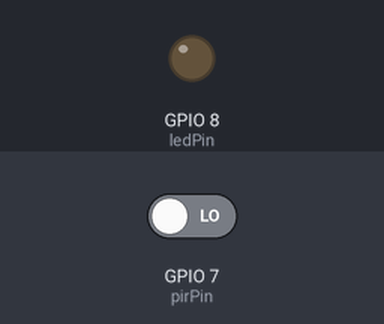
The sketch below on a simulated ESP32-S3. Parts: output pins drawn as LEDs (lit = HIGH). Inputs (shaded band) come from the test bench; at power-on: GPIO 7 (pirPin) LOW. WiFi joins after 1.5 s; servers stay silent unless stated; uploads are accepted with an empty reply; what the sketch prints to the serial monitor is not drawn.

Above: at 0.6 s.
At 5.2 s:
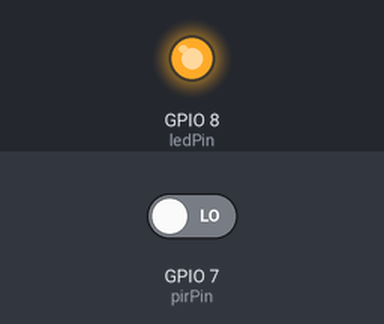
5.3 s: GPIO 7 (pirPin) driven HIGH
7.0 s: GPIO 7 (pirPin) driven LOW
Timing chart, 0 to 10.0 s (numbered marks = the images above; inputs shaded):
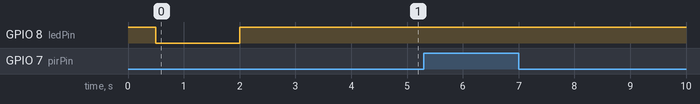

Measured:
- after the input at 5.3 s, every drawn part: stays the same
- after the input at 7.0 s, every drawn part: stays the same

The sketch:

guetnacht_sensor.ino
```cpp
/*
 * Projekt: GuetNacht - Baby Sleep Tracker
 * Modul: Interaktive Medien 4 (FH Graubünden)
 * Team Physical Computing: Ali Tas, Naim El Amri Fernandez
 * Beschreibung: ESP32 liest PIR-Sensor (SR602) aus und sendet Status via HTTP POST an eine WebApp.
 * LED dient als visuelles System-Feedback.
 */

#include <WiFi.h>
#include <HTTPClient.h>

// --- 1. WLAN & Server Konfiguration ---
const char* ssid = "REPLACE_WITH_SSID";                                 // SSID (Name) des lokalen WLAN-Netzwerks
const char* password = "REPLACE_WITH_PASSWORD";                         // Passwort des lokalen WLAN-Netzwerks
const char* serverUrl = "REPLACE_WITH_URL"; // Ziel-API der WebApp zur Datenannahme

// --- 2. Projekt Spezifikationen ---
const int babyId = 8;           // Eindeutige ID des Kindes/Bettes, um die Daten in der Datenbank richtig zuzuordnen

// --- 3. Hardware Konfiguration ---
const int pirPin = 7;           // Pin für den digitalen Eingang des PIR-Sensors (erfasst Bewegung)
const int ledPin = 8;           // Pin für die Status-LED (visuelles Feedback für aktive System- und Serververbindung)

int pirStatus = 0;              // Speichert den aktuell gemessenen Zustand des PIR-Sensors (1 = Bewegung, 0 = Ruhe)
int letzterPirStatus = 0;       // Speichert den vorherigen Sensorzustand, um nur Statusänderungen zu loggen (Flankenerkennung)

// NEU: Variable speichert, ob der letzte Server-Kontakt erfolgreich war
bool letzteVerbindungOK = true; // Hilfsvariable für die LED-Logik: Speichert ab, ob der Server auf den letzten Sendeversuch reagiert hat

// Timer-Variablen für den regelmässigen WLAN-Check
unsigned long letzterWlanCheck = 0;   // Speichert den Zeitpunkt der letzten Verbindungsprüfung (in Millisekunden)
const long wlanCheckIntervall = 2000; // Alle 2000 Millisekunden (2 Sekunden) prüfen, ohne das System zu blockieren

// Initialisiert die Hardware-Pins, startet die serielle Kommunikation und verbindet den ESP32 mit dem WLAN.
void setup() {
  Serial.begin(115200);         // Startet die serielle Konsole für Debug-Ausgaben (mit 115200 Baud)
  pinMode(pirPin, INPUT);       // Konfiguriert den Sensor-Pin als Eingang zum Auslesen der Bewegungsdaten

  pinMode(ledPin, OUTPUT);      // Konfiguriert den LED-Pin als Ausgang zur Ansteuerung des Lämpchens

  // LED beim Start kurz anschalten als Hardware-Test
  digitalWrite(ledPin, HIGH);   // LED leuchtet auf
  delay(500);                   // Wartet eine halbe Sekunde
  digitalWrite(ledPin, LOW);    // LED erlischt wieder

  Serial.println();
  Serial.print("Verbinde mit WLAN: ");
  Serial.println(ssid);
  WiFi.begin(ssid, password);   // Leitet den Verbindungsaufbau zum WLAN-Router ein

  // Warteschleife: Blockiert den Programmfluss solange, bis der ESP32 eine IP-Adresse erhalten hat
  while (WiFi.status() != WL_CONNECTED) {
    delay(500);
    Serial.print(".");
  }

  Serial.println("\n✅ WLAN erfolgreich verbunden!");
  Serial.print("IP-Adresse: ");
  Serial.println(WiFi.localIP());
  Serial.println("System bereit. Warte auf Bewegung...");

  // WLAN sofort einmal prüfen, um die LED nach dem Start direkt richtig zu setzen
  pruefeWlanUndSetzeLED();

  delay(2000); // Gibt dem PIR-Sensor etwas Zeit zur anfänglichen Kalibrierung, bevor das Monitoring beginnt
}

// Hauptschleife des Programms: Überwacht den Sensor auf Änderungen und prüft periodisch die Verbindung zum Backend.
void loop() {
  // --- A. PIR Sensor auslesen ---
  pirStatus = digitalRead(pirPin); // Liest den aktuellen digitalen Wert vom Sensor (HIGH oder LOW)

  // Prüft, ob sich der Zustand seit dem letzten Zyklus verändert hat (nur bei Start oder Ende einer Bewegung reagieren)
  if (pirStatus != letzterPirStatus) {

    if (pirStatus == HIGH) {
      Serial.println("🔴 Bewegung erkannt! (Sende Daten...)");
    } else {
      Serial.println("🟢 Bewegung gestoppt! (Sende Daten...)");
    }

    sendeDatenAnServer(pirStatus); // Übergibt den neuen Sensorwert an die Sende-Funktion
    letzterPirStatus = pirStatus;  // Sichert den neuen Zustand für den nächsten Durchlauf

    delay(2000); // Entprellen / Verzögerung: Verhindert versehentliche Mehrfachauslösungen innerhalb kurzer Zeit (Debouncing)
  }

  // --- B. WLAN Status im Hintergrund live prüfen ---
  // Wir nutzen millis(), damit der ESP32 nicht komplett blockiert wird (wie bei delay)
  unsigned long aktuellerZeitpunkt = millis(); // Ruft die Laufzeit des ESP32 in Millisekunden ab

  // Kontrolliert, ob das definierte Intervall (2 Sekunden) seit der letzten Prüfung vergangen ist
  if (aktuellerZeitpunkt - letzterWlanCheck >= wlanCheckIntervall) {
    pruefeWlanUndSetzeLED();               // Führt den WLAN/Server-Check durch
    letzterWlanCheck = aktuellerZeitpunkt; // Timer zurücksetzen für den nächsten Zyklus
  }

  delay(100); // Kurze Pause (100ms) am Ende der Schleife, um den Prozessor zu entlasten
}

// Überprüft den aktuellen Status der WLAN-Verbindung sowie die letzte Server-Antwort und aktualisiert die Status-LED entsprechend.
// --- ÜBERARBEITETE Funktion: Kontrolliert das WLAN & Server und schaltet die LED ---
void pruefeWlanUndSetzeLED() {
  // LED leuchtet NUR, wenn WLAN verbunden ist UND der Server beim letzten Mal geantwortet hat
  if (WiFi.status() == WL_CONNECTED && letzteVerbindungOK == true) {
    digitalWrite(ledPin, HIGH); // LED AN (Aktive Verbindung und stabiles System)
  } else {
    digitalWrite(ledPin, LOW);  // LED AUS (Kein WLAN oder Server down / Timeout)
  }
}

// Baut ein JSON-Paket mit den System- und Sensordaten zusammen und übermittelt dieses per HTTP POST an die WebApp-Schnittstelle.
// --- 4. Funktion für den HTTP POST Request ---
void sendeDatenAnServer(int statusWert) {
  if(WiFi.status() == WL_CONNECTED) { // Sicherstellen, dass vor dem Senden überhaupt noch Netz da ist
    HTTPClient http;

    http.begin(serverUrl);            // Initialisiert die Verbindung zur Ziel-URL
    http.addHeader("Content-Type", "application/json"); // Deklariert den Body-Inhalt als JSON für das PHP-Backend

    int rssi = WiFi.RSSI();           // Liest die echte WLAN-Signalstärke (in dBm) vom Netzwerkchip aus
    int signalStaerke = 0;            // Variable zur Aufnahme des übersetzten Signalwertes

    // Übersetzt den komplexen dBm-Wert in eine einfache Skala von 0-5 für das Dashboard der WebApp
    if (rssi > -55) {
      signalStaerke = 5;
    } else if (rssi > -65) {
      signalStaerke = 4;
    } else if (rssi > -75) {
      signalStaerke = 3;
    } else if (rssi > -85) {
      signalStaerke = 2;
    } else if (rssi > -95) {
      signalStaerke = 1;
    } else {
      signalStaerke = 0;
    }

    int batteryLevel = 100; // Dummy-Wert: Da noch kein Spannungsteiler gelötet wurde, wird vorerst 100% Batterie gesendet

    // Konstruiert den exakten JSON-String, wie vom Backend gefordert (inkl. Bewegung, Signal, Batterie und Baby-ID)
    String jsonPayload = "{\"baby_id\": " + String(babyId) +
                         ", \"bewegung\": " + String(statusWert) +
                         ", \"battery\": " + String(batteryLevel) +
                         ", \"signal\": " + String(signalStaerke) + "}";

    int httpResponseCode = http.POST(jsonPayload); // Feuert den POST-Request ab und empfängt den HTTP-Statuscode (z.B. 200)

    // --- NEU: Server-Status auswerten ---
    if (httpResponseCode > 0) {      // Positive Response-Codes bedeuten in der Regel, dass der Server die Anfrage verarbeitet hat
      letzteVerbindungOK = true;     // Server hat geantwortet, alles gut!

      Serial.print("HTTP Code: ");
      Serial.println(httpResponseCode);
      String response = http.getString();
      Serial.println("Server sagt: " + response);

      Serial.print("Gesendete WLAN-Stärke: ");
      Serial.print(signalStaerke);
      Serial.println(" / 5");
    } else {
      letzteVerbindungOK = false;    // Fehler! Server nicht erreichbar (z.B. Timeout oder Connection Refused).

      Serial.print("❌ Fehler beim Senden. Code: ");
      Serial.println(httpResponseCode);
    }

    // LED-Status nach dem Senden sofort aktualisieren, damit Störungen (z.B. Datenbank-Absturz) direkt sichtbar werden
    pruefeWlanUndSetzeLED();

    http.end(); // Schliesst die HTTP-Verbindung sauber und gibt Ressourcen des Mikrocontrollers wieder frei
  } else {
    Serial.println("❌ Senden fehlgeschlagen: Keine WLAN-Verbindung!");
    letzteVerbindungOK = false;  // Markiert die Systemverbindung als gestört
    pruefeWlanUndSetzeLED();     // LED sofort ausschalten, um den Abbruch anzuzeigen
  }
}
```
